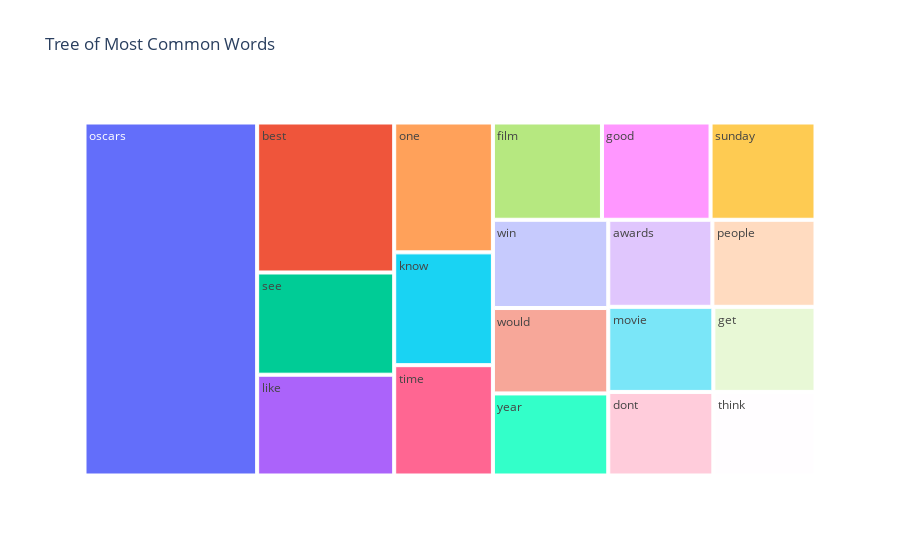

Source (notebook cell):
### Code cell
fig = px.treemap(temp, path=['Common_words'], values='count',title='Tree of Most Common Words')
fig.show()

### Figure 1 — Plotly figure (JSON) as saved in the notebook; plotly's stock layout.template omitted (floating-point values rounded to 4 significant figures)
{"data": [{"branchvalues": "total", "domain": {"x": [0, 1], "y": [0, 1]}, "hovertemplate": "labels=%{label}<br>count=%{value}<br>parent=%{parent}<br>id=%{id}<extra></extra>", "ids": ["awards", "best", "dont", "film", "get", "good", "know", "like", "movie", "one", "oscars", "people", "see", "sunday", "think", "time", "win", "would", "year"], "labels": ["awards", "best", "dont", "film", "get", "good", "know", "like", "movie", "one", "oscars", "people", "see", "sunday", "think", "time", "win", "would", "year"], "name": "", "parents": ["", "", "", "", "", "", "", "", "", "", "", "", "", "", "", "", "", "", ""], "type": "treemap", "values": [1297, 2942, 1257, 1518, 1244, 1512, 1594, 1977, 1280, 1835, 8723, 1285, 2005, 1461, 1222, 1559, 1457, 1410, 1355]}], "layout": {"legend": {"tracegroupgap": 0}, "title": {"text": "Tree of Most Common Words"}}}
